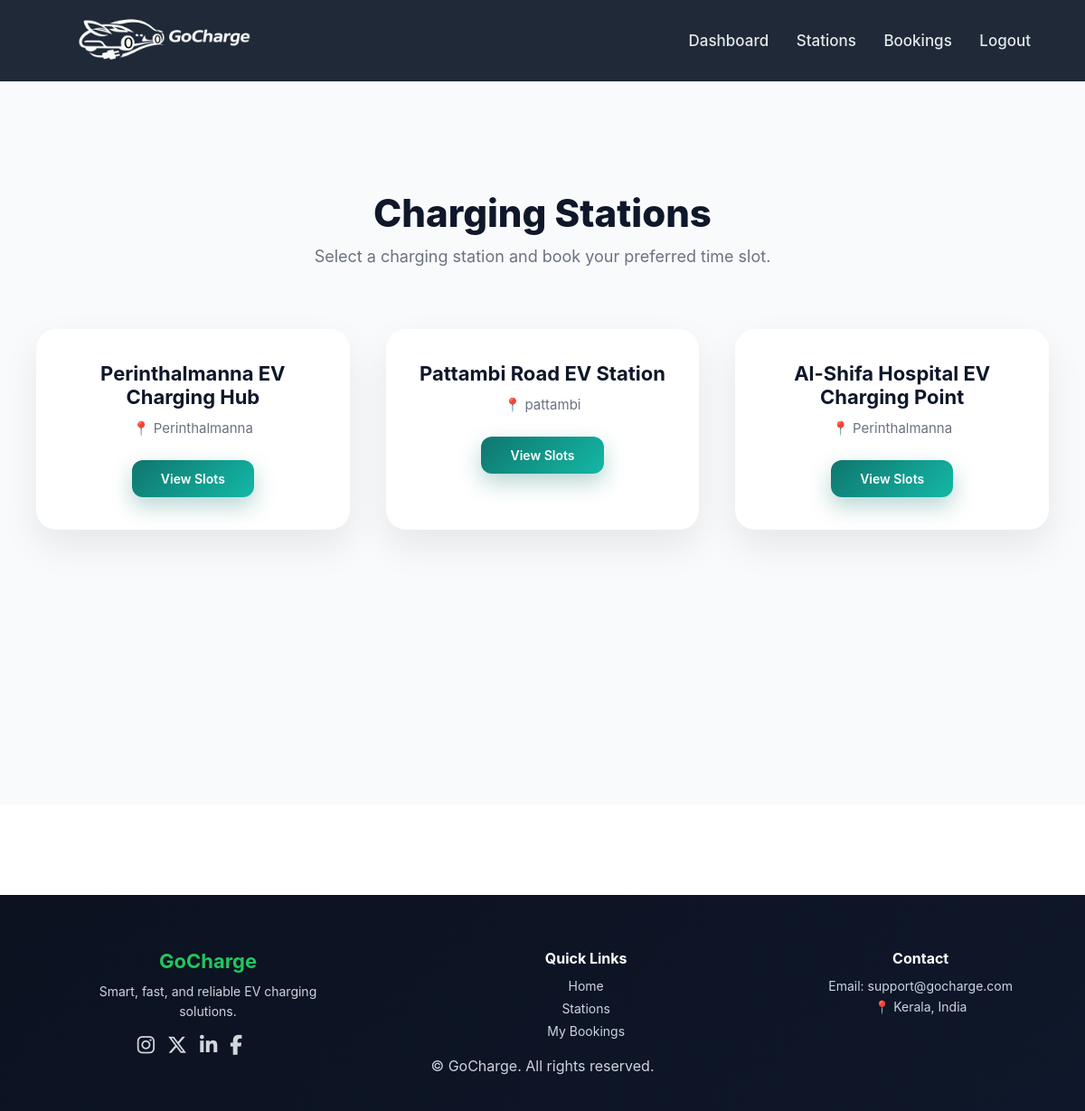
Page /stations/ (signed in) on the committed database.
### stations/models.py (models this page shows, shortened)
class ChargingStation(models.Model):
    name = models.CharField(max_length=200)
    address = models.TextField(blank=True, null=True)
    location = models.CharField(max_length=255, default="")
    operator = models.ForeignKey(
        User,
        on_delete=models.CASCADE,
        limit_choices_to={'profile__role': 'operator'},
        null=True,
        blank=True
    )
    contact_number = models.CharField(max_length=15, blank=True, null=True)
    is_active = models.BooleanField(default=True)

### stations/views.py (the view)
# urls.py: path('', station_list, name='station_list'),
@login_required
def station_list(request):
    stations = ChargingStation.objects.all()
    return render(request, "station_list.html", {"stations": stations})

### stations/templates/station_list.html (shortened to what this page needs)
{% extends "base.html" %}
{% load static %}
{% block content %}
<section class="stations-section">
    <div class="stations-container">
        <h1 class="stations-title">Charging Stations</h1>
        <p class="stations-subtitle">
            Select a charging station and book your preferred time slot.
        </p>
        <div class="stations-grid">
            {% for station in stations %}
                <div class="station-card">
                    <h3>{{ station.name }}</h3>
                    <p class="station-location">
                        📍 {{ station.location }}
                    </p>
                    <a href="{% url 'station_slots' station.id %}" class="view-slots-btn">
                        View Slots
                    </a>
                </div>
            {% empty %}
                <p class="no-stations">No charging stations available at the moment.</p>
            {% endfor %}
        </div>
    </div>
</section>
{% endblock %}

### static/css/style.css (style rules this page uses)
* { margin: 0; padding: 0; box-sizing: border-box; }
body { font-family: "Inter", system-ui, sans-serif; background: #ffffff; color: #1f2937; }

### stations/templates/station_list.html (style rules this page uses)
.stations-section { padding: 120px 40px; background: #f8fafc; min-height: 100vh; }
.stations-container { max-width: 1200px; margin: auto; text-align: center; }
.stations-title { font-size: 42px; font-weight: 800; color: #0f172a; margin-bottom: 12px; }
.stations-subtitle { font-size: 18px; color: #6b7280; margin-bottom: 70px; }
.stations-grid { display: grid; grid-template-columns: repeat(auto-fit, minmax(280px, 1fr)); gap: 40px; }
.station-card { background: #ffffff; border-radius: 22px; padding: 36px 30px; box-shadow: 0 18px 40px rgba(0,0,0,0.08); transition: all 0.35s ease; }
.station-card h3 { font-size: 22px; font-weight: 700; margin-bottom: 12px; color: #0f172a; }
.station-location { font-size: 15px; color: #6b7280; margin-bottom: 26px; }
.view-slots-btn { display: inline-block; padding: 12px 32px; font-size: 14px; font-weight: 600; border-radius: 12px; background: linear-gradient(135deg, #0f766e, #14b8a6); color: #ffffff; text-decoration: none; box-shadow: 0 10px 25px rgba(15, 118, 110, 0.3); transition: 0.3s ease; }

### rows in the picture
ChargingStation: name "Perinthalmanna EV Charging Hub", location "Perinthalmanna"
ChargingStation: name "Pattambi Road EV Station", location "pattambi"
ChargingStation: name "Al-Shifa Hospital EV Charging Point", location "Perinthalmanna"
